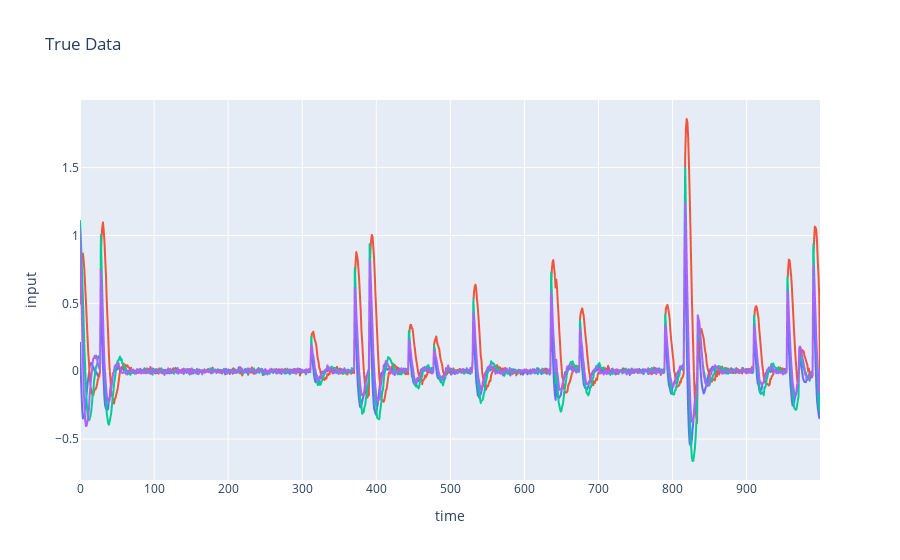

Notebook code cell kept with this figure:
### Code cell
px.line(X.T, title='True Data').update_layout(xaxis_title='time', yaxis_title='input', legend_title='control signal', showlegend=False).show()

### Figure 1 — Plotly figure (JSON) as saved in the notebook; plotly's stock layout.template omitted (floating-point values rounded to 4 significant figures; data arrays with more than 128 entries replaced by an {"elided": "..."} marker saying what was removed)
{"data": [{"hovertemplate": "variable=0<br>index=%{x}<br>value=%{y}<extra></extra>", "legendgroup": "0", "line": {"color": "#636efa", "dash": "solid"}, "marker": {"symbol": "circle"}, "mode": "lines", "name": "0", "showlegend": true, "type": "scattergl", "x": {"elided": "1000 int values"}, "xaxis": "x", "y": {"elided": "1000 float values"}, "yaxis": "y"}, {"hovertemplate": "variable=1<br>index=%{x}<br>value=%{y}<extra></extra>", "legendgroup": "1", "line": {"color": "#EF553B", "dash": "solid"}, "marker": {"symbol": "circle"}, "mode": "lines", "name": "1", "showlegend": true, "type": "scattergl", "x": {"elided": "1000 int values"}, "xaxis": "x", "y": {"elided": "1000 float values"}, "yaxis": "y"}, {"hovertemplate": "variable=2<br>index=%{x}<br>value=%{y}<extra></extra>", "legendgroup": "2", "line": {"color": "#00cc96", "dash": "solid"}, "marker": {"symbol": "circle"}, "mode": "lines", "name": "2", "showlegend": true, "type": "scattergl", "x": {"elided": "1000 int values"}, "xaxis": "x", "y": {"elided": "1000 float values"}, "yaxis": "y"}, {"hovertemplate": "variable=3<br>index=%{x}<br>value=%{y}<extra></extra>", "legendgroup": "3", "line": {"color": "#ab63fa", "dash": "solid"}, "marker": {"symbol": "circle"}, "mode": "lines", "name": "3", "showlegend": true, "type": "scattergl", "x": {"elided": "1000 int values"}, "xaxis": "x", "y": {"elided": "1000 float values"}, "yaxis": "y"}], "layout": {"legend": {"title": {"text": "control signal"}, "tracegroupgap": 0}, "showlegend": false, "title": {"text": "True Data"}, "xaxis": {"anchor": "y", "domain": [0, 1], "title": {"text": "time"}}, "yaxis": {"anchor": "x", "domain": [0, 1], "title": {"text": "input"}}}}
